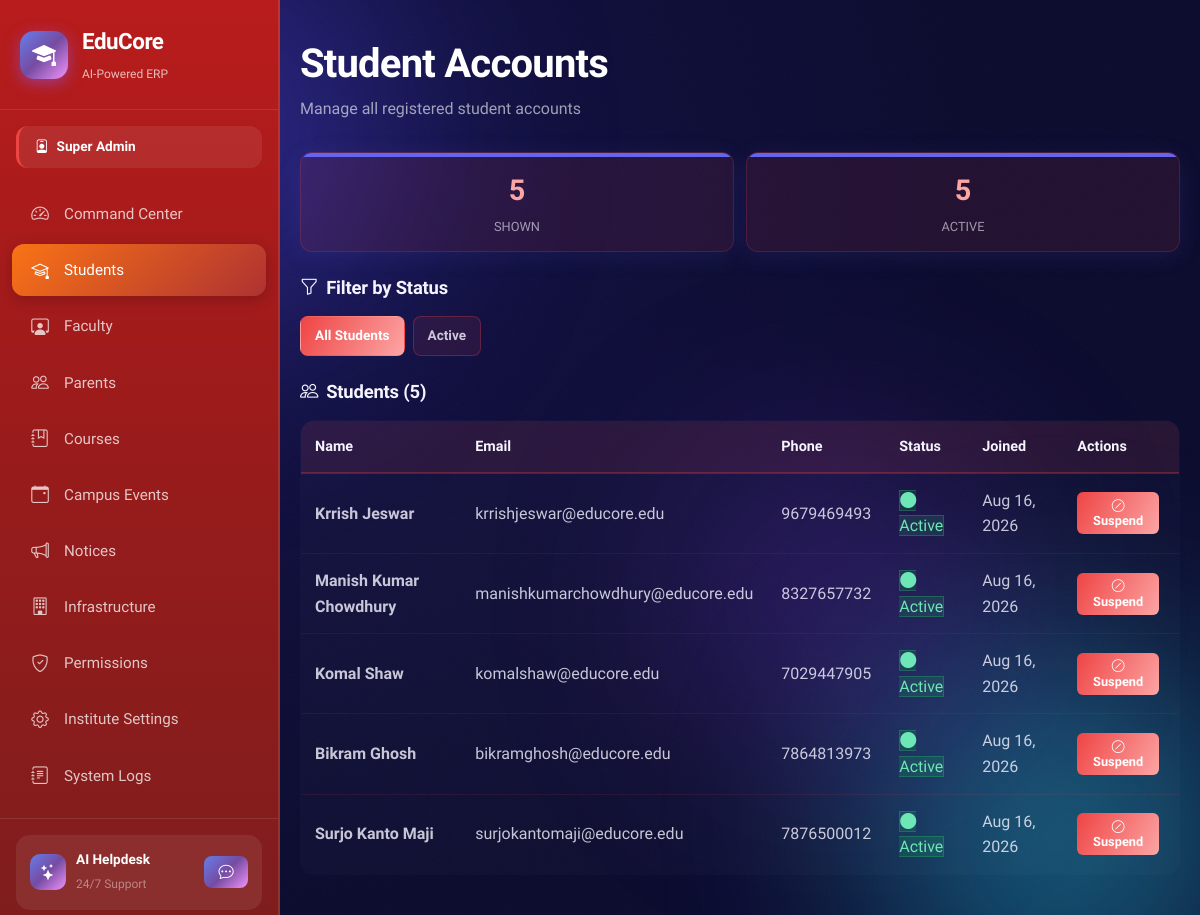
The app's page /admin/userStudent.php (signed in) with its own data.
### tables this page shows
CREATE TABLE IF NOT EXISTS users (
    id INT AUTO_INCREMENT PRIMARY KEY,
    full_name VARCHAR(120) NOT NULL,
    email VARCHAR(120) NOT NULL UNIQUE,
    password_hash VARCHAR(255) NOT NULL,
    phone VARCHAR(20),
    address TEXT,
    role ENUM('super_admin','faculty','student','parent','finance','librarian','tpo') NOT NULL DEFAULT 'student',
    parent_id INT DEFAULT NULL,
    photo VARCHAR(255) DEFAULT 'default.png',
    status ENUM('active','inactive','suspended') DEFAULT 'active',
    two_factor_secret VARCHAR(64) DEFAULT NULL,
    two_factor_enabled TINYINT(1) NOT NULL DEFAULT 0,
    reset_token_hash VARCHAR(255) DEFAULT NULL,
    reset_token_expires DATETIME DEFAULT NULL,
    created_at TIMESTAMP DEFAULT CURRENT_TIMESTAMP,
    FOREIGN KEY (parent_id) REFERENCES users(id) ON DELETE SET NULL
);

### includes/auth_check.php (called while the page is built, shortened)
<?php
function getCurrentUser(): ?array
{
    $db = getDB();
    $stmt = $db->prepare('SELECT id, full_name, email, role, photo FROM users WHERE id = ? AND status = "active"');
    $stmt->execute([$_SESSION['user_id']]);
    return $stmt->fetch() ?: null;
}
function getRoleLabel(string $role): string
{
    $labels = [
        'super_admin' => 'Super Admin',
        'faculty'     => 'Faculty',
        'student'     => 'Student',
        'parent'      => 'Parent',
        'finance'     => 'Finance Officer',
        'librarian'   => 'Librarian',
        'tpo'         => 'TPO',
    ];
    return $labels[$role] ?? ucfirst($role);
}
function getRoleColor(string $role): string
{
    $colors = [
        'super_admin' => '#ef4444',
        'faculty'     => '#8b5cf6',
        'student'     => '#06b6d4',
        'parent'      => '#10b981',
        'finance'     => '#f59e0b',
        'librarian'   => '#ec4899',
        'tpo'         => '#6366f1',
    ];
    return $colors[$role] ?? '#6366f1';
}

### admin/userStudent.php (the view, shortened to what this page needs)
<?php
require_once __DIR__ . '/../includes/auth_check.php';
$user = getCurrentUser();
$pdo = getDbConnection();
$filter_status = trim($_GET['status'] ?? '');
$sql = "SELECT * FROM users WHERE role = 'student'";
$params = [];
$sql .= " ORDER BY created_at DESC LIMIT 50";
$stmt = $pdo->prepare($sql);
$stmt->execute($params);
$users = $stmt->fetchAll(PDO::FETCH_ASSOC);
$stmt = $pdo->query("SELECT status, COUNT(*) as count FROM users WHERE role = 'student' GROUP BY status");
$roleCounts = [];
while ($row = $stmt->fetch(PDO::FETCH_ASSOC)) {
    $roleCounts[$row['status']] = $row['count'];
}
?>
<!DOCTYPE html>
<html lang="en">
<head>
    <?php $portalBase = '..'; include __DIR__ . '/../includes/portal_head.php'; ?>
</head>
<body class="portal-page" data-role="admin">
    <div class="aurora-bg">
        <div class="aurora-blob b1"></div>
        <div class="aurora-blob b2"></div>
        <div class="aurora-blob b3"></div>
    </div>
    <div class="grain"></div>
    <div class="container-shell">
        <?php include __DIR__ . '/../includes/sidebar.php'; ?>
        <main style="flex: 1; z-index: 2; padding: 40px 20px;">
            <div class="admin-container">
                <div style="margin-bottom: 30px;">
                    <h1 class="h-display" style="margin: 0 0 8px 0;">Student Accounts</h1>
                    <p style="color: rgba(255, 255, 255, 0.6); margin: 0;">Manage all registered student accounts</p>
                </div>
                <div class="stats-grid">
                    <div class="stat-card">
                        <div class="stat-value"><?php echo count($users); ?></div>
                        <div class="stat-label">Shown</div>
                    </div>
                    <?php foreach ($roleCounts as $statusName => $count): ?>
                        <div class="stat-card">
                            <div class="stat-value"><?php echo $count; ?></div>
                            <div class="stat-label"><?php echo ucfirst($statusName); ?></div>
                        </div>
                    <?php endforeach; ?>
                </div>
                <h2 class="section-title">
                    <i class="bi bi-funnel"></i> Filter by Status
                </h2>
                <div class="filter-bar">
                    <a href="?status=" class="filter-btn <?php echo !$filter_status ? 'active' : ''; ?>">
                        All Students
                    </a>
                    <?php foreach (array_keys($roleCounts) as $statusName): ?>
                        <a href="?status=<?php echo urlencode($statusName); ?>" class="filter-btn <?php echo $filter_status === $statusName ? 'active' : ''; ?>">
                            <?php echo ucfirst($statusName); ?>
                        </a>
                    <?php endforeach; ?>
                </div>
                <h2 class="section-title">
                    <i class="bi bi-people"></i> Students (<?php echo count($users); ?>)
                </h2>
                <?php if (count($users) > 0): ?>
                    <table class="users-table">
                        <thead>
                            <tr>
                                <th>Name</th>
                                <th>Email</th>
                                <th>Phone</th>
                                <th>Status</th>
                                <th>Joined</th>
                                <th>Actions</th>
                            </tr>
                        </thead>
                        <tbody>
                            <?php foreach ($users as $student):
                                $joinedDate = new DateTime($student['created_at']);
                                $isActive = $student['status'] === 'active';
                            ?>
                                <tr>
                                    <td><strong><?php echo htmlspecialchars($student['full_name']); ?></strong></td>
                                    <td><?php echo htmlspecialchars($student['email']); ?></td>
                                    <td><?php echo htmlspecialchars($student['phone'] ?? '—'); ?></td>
                                    <td>
                                        <span class="status-<?php echo $isActive ? 'active' : 'inactive'; ?>">
                                            <i class="bi bi-circle-fill"></i>
                                            <?php echo ucfirst($student['status']); ?>
                                        </span>
                                    </td>
                                    <td><?php echo $joinedDate->format('M d, Y'); ?></td>
                                    <td>
                                        <form method="POST" style="display:inline;" onsubmit="return confirm('<?php echo $isActive ? 'Suspend' : 'Reactivate'; ?> this student account?');">
                                            <button type="submit" class="action-btn <?php echo $isActive ? '' : 'edit'; ?>">
                                                <i class="bi bi-<?php echo $isActive ? 'slash-circle' : 'check-circle'; ?>"></i>
                                                <?php echo $isActive ? 'Suspend' : 'Reactivate'; ?>
                                            </button>
                                        </form>
                                    </td>
                                </tr>
                            <?php endforeach; ?>
                        </tbody>
                    </table>
                <?php endif; ?>
            </div>
        </main>
    </div>
</body>
</html>

### includes/sidebar.php (shortened to what this page needs)
<?php
$role = $user['role'] ?? 'student';
$navItems = [];
switch ($role) {
    case 'super_admin':
        $navItems = [
            ['icon' => 'bi-speedometer2', 'label' => 'Command Center', 'href' => 'dashboard.php', 'color' => '#ef4444'],
            ['icon' => 'bi-mortarboard', 'label' => 'Students', 'href' => 'userStudent.php', 'color' => '#f97316'],
            ['icon' => 'bi-person-workspace', 'label' => 'Faculty', 'href' => 'userFaculty.php', 'color' => '#eab308'],
            ['icon' => 'bi-people', 'label' => 'Parents', 'href' => 'userParents.php', 'color' => '#84cc16'],
            ['icon' => 'bi-journal-bookmark', 'label' => 'Courses', 'href' => 'academicCourses.php', 'color' => '#22c55e'],
            ['icon' => 'bi-calendar-event', 'label' => 'Campus Events', 'href' => 'events.php', 'color' => '#06b6d4'],
            ['icon' => 'bi-megaphone', 'label' => 'Notices', 'href' => 'notices.php', 'color' => '#3b82f6'],
            ['icon' => 'bi-building', 'label' => 'Infrastructure', 'href' => 'infrastructure.php', 'color' => '#6366f1'],
            ['icon' => 'bi-shield-check', 'label' => 'Permissions', 'href' => 'permissions.php', 'color' => '#8b5cf6'],
            ['icon' => 'bi-gear', 'label' => 'Institute Settings', 'href' => 'instituteSettings.php', 'color' => '#a855f7'],
            ['icon' => 'bi-journal-text', 'label' => 'System Logs', 'href' => 'logs.php', 'color' => '#ec4899'],
        ];
        break;
}
$currentPage = basename($_SERVER['PHP_SELF']);
?>
<aside class="sidebar" id="sidebar">
    <div class="sidebar-brand">
        <div class="brand-icon">
            <i class="bi bi-mortarboard-fill"></i>
        </div>
        <div class="brand-text">
            <span class="brand-name">EduCore</span>
            <span class="brand-tagline">AI-Powered ERP</span>
        </div>
    </div>
    <div class="sidebar-role-badge" style="--role-color: <?= getRoleColor($role) ?>">
        <i class="bi bi-person-badge"></i>
        <?= getRoleLabel($role) ?>
    </div>
    <nav class="sidebar-nav">
        <?php foreach ($navItems as $item): ?>
        <a href="<?= $item['href'] ?>" class="nav-item <?= $currentPage === $item['href'] ? 'active' : '' ?>"
           style="--item-color: <?= $item['color'] ?>">
            <i class="bi <?= $item['icon'] ?>"></i>
            <span><?= $item['label'] ?></span>
        </a>
        <?php endforeach; ?>
    </nav>
    <div class="sidebar-footer">
        <div class="ai-assistant-card">
            <div class="ai-icon"><i class="bi bi-stars"></i></div>
            <div>
                <strong>AI Helpdesk</strong>
                <small>24/7 Support</small>
            </div>
            <button class="btn btn-sm btn-ai" onclick="openAIHelpdesk()">
                <i class="bi bi-chat-dots"></i>
            </button>
        </div>
        <a href="<?= htmlspecialchars(($portalBase ?? $basePath ?? '..') . '/logout.php', ENT_QUOTES, 'UTF-8') ?>" class="nav-item sidebar-logout">
        </a>
    </div>
</aside>

### style.css (style rules this page uses)
:root { --bg-deep: #0B0B2E; --bg-deep-2: #131147; --indigo-600: #4F46E5; --indigo-500: #6366F1; --violet-500: #7C3AED; --cyan-400: #22D3EE; --cyan-300: #67E8F9; --amber-400: #FBBF24; --amber-300: #FCD34D; --rose-400: #FB7185; --ink-0: #FFFFFF; --ink-50: #F5F4FF; --ink-200: #D9D7F5; --ink-400: #A5A1D9; --ink-muted: rgba(245, 244, 255, 0.62); --surface-glass: rgba(255, 255, 255, 0.06); --surface-glass-hi: rgba(255, 255, 255, 0.10); --surface-glass-brd: rgba(255, 255, 255, 0.14); --surface-field: rgba(11, 11, 46, 0.35); --shadow-glow-indigo: 0 8px 40px rgba(79, 70, 229, 0.35); --shadow-glow-cyan: 0 8px 32px rgba(34, 211, 238, 0.25); --shadow-card: 0 24px 64px rgba(6, 5, 30, 0.55); --radius-sm: 10px; --radius-md: 16px; --radius-lg: 24px; --radius-xl: 32px; --font-display: 'Plus Jakarta Sans', system-ui, sans-serif; --font-body: 'Plus Jakarta Sans', system-ui, sans-serif; --font-mono: 'JetBrains Mono', ui-monospace, monospace; }
* { box-sizing: border-box; }
html, body { margin: 0; padding: 0; min-height: 100%; font-family: var(--font-body); color: var(--ink-50); background: var(--bg-deep); }
body { position: relative; overflow-x: hidden; }
a { color: inherit; text-decoration: none; }
button { font-family: inherit; }
.aurora-bg { position: fixed; inset: 0; z-index: 0; overflow: hidden; background: radial-gradient(circle at 20% 20%, var(--bg-deep-2), var(--bg-deep) 60%); }
.aurora-blob { position: absolute; border-radius: 50%; filter: blur(90px); opacity: 0.55; will-change: transform; }
.aurora-blob.b1 { width: 620px; height: 620px; top: -180px; left: -120px; background: radial-gradient(circle, var(--indigo-600), transparent 70%); animation: drift1 26s ease-in-out infinite; }
.aurora-blob.b2 { width: 560px; height: 560px; bottom: -200px; right: -140px; background: radial-gradient(circle, var(--cyan-400), transparent 70%); animation: drift2 32s ease-in-out infinite; }
.aurora-blob.b3 { width: 480px; height: 480px; top: 40%; left: 50%; background: radial-gradient(circle, var(--violet-500), transparent 70%); animation: drift3 38s ease-in-out infinite; opacity: 0.35; }
.grain { position: fixed; inset: 0; z-index: 1; pointer-events: none; opacity: 0.035; }
.h-display { font-family: var(--font-display); font-weight: 800; letter-spacing: -0.02em; color: var(--ink-0); margin: 0; }
.btn { display: inline-flex; align-items: center; justify-content: center; gap: 8px; font-family: var(--font-display); font-weight: 700; font-size: 0.95rem; border-radius: var(--radius-sm); border: none; cursor: pointer; padding: 14px 22px; transition: transform 0.18s ease, box-shadow 0.18s ease, filter 0.18s ease; }
.container-shell { position: relative; z-index: 2; min-height: 100vh; display: flex; flex-direction: column; }

### assets/css/themes.css (style rules this page uses)
:root { --theme-primary: #6366F1; --theme-primary-dark: #4F46E5; --theme-light: #E0E7FF; --theme-accent: #22D3EE; }
body[data-role="admin"] { --theme-primary: #EF4444; --theme-primary-dark: #DC2626; --theme-light: #FEE2E2; --theme-accent: #FCA5A5; }
.sidebar { background: linear-gradient(180deg, rgba(15, 23, 42, 0.95), rgba(15, 23, 42, 0.92)); border-right: 2px solid rgba(255, 255, 255, 0.1); transition: all 0.3s ease; }
.stat-card { background: linear-gradient(135deg, rgba(var(--theme-primary), 0.1), rgba(var(--theme-primary), 0.05)); border: 1px solid rgba(var(--theme-primary), 0.3); border-radius: 16px; padding: 20px; transition: all 0.3s cubic-bezier(0.4, 0, 0.2, 1); }
body { font-size: 16px; line-height: 1.6; }
h1, .h1 { font-size: 2.5rem; line-height: 1.2; font-weight: 800; letter-spacing: -0.02em; margin: 0 0 20px 0; }
h2, .h2 { font-size: 1.875rem; line-height: 1.3; font-weight: 700; letter-spacing: -0.01em; margin: 0 0 16px 0; }
body.portal-page p { margin: 0 0 12px 0; color: rgba(245, 244, 255, 0.82); }
small, .text-sm { font-size: 0.875rem; color: rgba(255, 255, 255, 0.7); }
.status-active { background: rgba(34, 197, 94, 0.15); color: #86EFAC; border: 1px solid rgba(34, 197, 94, 0.3); }
* { transition-property: background-color, border-color, color, fill, stroke, opacity, box-shadow, transform, filter; transition-timing-function: cubic-bezier(0.4, 0, 0.2, 1); transition-duration: 200ms; }
button, a, input, select, textarea { transition-duration: 150ms; }

### records on screen
users: role "Super Admin"
users: full_name "Krrish Jeswar", email "krrishjeswar@educore.edu", phone "9679469493", status "Active", created_at "Aug 16, 2026", shows "Suspend"
users: full_name "Manish Kumar Chowdhury", email "manishkumarchowdhury@educore.edu", phone "8327657732", status "Active", created_at "Aug 16, 2026", shows "Suspend"
users: full_name "Komal Shaw", email "komalshaw@educore.edu", phone "7029447905", status "Active", created_at "Aug 16, 2026", shows "Suspend"
users: full_name "Bikram Ghosh", email "bikramghosh@educore.edu", phone "7864813973", status "Active", created_at "Aug 16, 2026", shows "Suspend"
users: full_name "Surjo Kanto Maji", email "surjokantomaji@educore.edu", phone "7876500012", status "Active", created_at "Aug 16, 2026", shows "Suspend"

### other values on screen
$item['label'] "Command Center"
$item['label'] "Students"
$item['label'] "Faculty"
$item['label'] "Parents"
$item['label'] "Courses"
$item['label'] "Campus Events"
$item['label'] "Notices"
$item['label'] "Infrastructure"
$item['label'] "Permissions"
$item['label'] "Institute Settings"
$item['label'] "System Logs"
count($users) "5"
$count "5"
$statusName "ACTIVE"
$statusName "Active"
